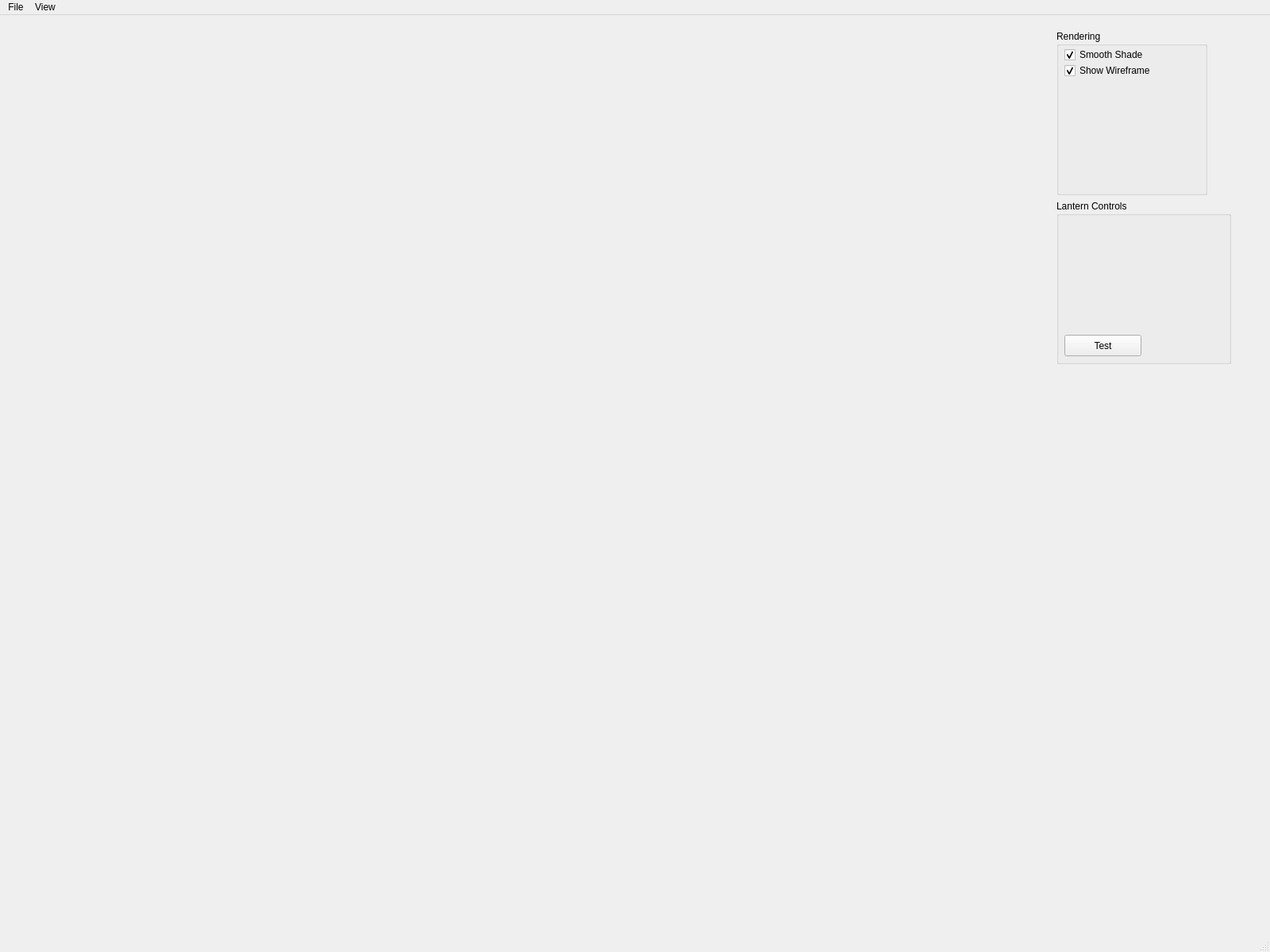
<?xml version="1.0" encoding="UTF-8"?>
<ui version="4.0">
 <class>MainWindow</class>
 <widget class="QMainWindow" name="MainWindow">
  <property name="geometry">
   <rect>
    <x>0</x>
    <y>0</y>
    <width>1600</width>
    <height>1200</height>
   </rect>
  </property>
  <property name="baseSize">
   <size>
    <width>0</width>
    <height>0</height>
   </size>
  </property>
  <property name="windowTitle">
   <string>MainWindow</string>
  </property>
  <widget class="QWidget" name="centralwidget">
   <layout class="QHBoxLayout" name="horizontalLayout">
    <item>
     <widget class="GLWidget" name="GLwidget" native="true">
      <property name="minimumSize">
       <size>
        <width>100</width>
        <height>100</height>
       </size>
      </property>
     </widget>
    </item>
    <item>
     <widget class="QWidget" name="widget" native="true">
      <property name="minimumSize">
       <size>
        <width>310</width>
        <height>310</height>
       </size>
      </property>
      <property name="maximumSize">
       <size>
        <width>190</width>
        <height>16777215</height>
       </size>
      </property>
      <widget class="QWidget" name="verticalLayoutWidget">
       <property name="geometry">
        <rect>
         <x>50</x>
         <y>10</y>
         <width>220</width>
         <height>421</height>
        </rect>
       </property>
       <layout class="QVBoxLayout" name="verticalLayout_9">
        <item>
         <widget class="QGroupBox" name="renderingBox">
          <property name="minimumSize">
           <size>
            <width>190</width>
            <height>130</height>
           </size>
          </property>
          <property name="maximumSize">
           <size>
            <width>170</width>
            <height>16777215</height>
           </size>
          </property>
          <property name="title">
           <string>Rendering</string>
          </property>
          <widget class="QCheckBox" name="smoothShadeCheckBox">
           <property name="geometry">
            <rect>
             <x>10</x>
             <y>20</y>
             <width>131</width>
             <height>22</height>
            </rect>
           </property>
           <property name="text">
            <string>Smooth Shade</string>
           </property>
           <property name="checked">
            <bool>true</bool>
           </property>
          </widget>
          <widget class="QCheckBox" name="wireframeCheckBox">
           <property name="geometry">
            <rect>
             <x>10</x>
             <y>40</y>
             <width>151</width>
             <height>22</height>
            </rect>
           </property>
           <property name="text">
            <string>Show Wireframe</string>
           </property>
           <property name="checked">
            <bool>true</bool>
           </property>
          </widget>
         </widget>
        </item>
        <item>
         <widget class="QGroupBox" name="lanternBox">
          <property name="title">
           <string>Lantern Controls</string>
          </property>
          <widget class="QPushButton" name="optimizeButton">
           <property name="geometry">
            <rect>
             <x>10</x>
             <y>170</y>
             <width>97</width>
             <height>27</height>
            </rect>
           </property>
           <property name="text">
            <string>Test</string>
           </property>
          </widget>
         </widget>
        </item>
       </layout>
      </widget>
      <widget class="GLWidget2D" name="GLwidget2D" native="true">
       <property name="geometry">
        <rect>
         <x>10</x>
         <y>440</y>
         <width>300</width>
         <height>300</height>
        </rect>
       </property>
       <property name="minimumSize">
        <size>
         <width>100</width>
         <height>100</height>
        </size>
       </property>
      </widget>
     </widget>
    </item>
   </layout>
  </widget>
  <widget class="QMenuBar" name="menubar">
   <property name="geometry">
    <rect>
     <x>0</x>
     <y>0</y>
     <width>1600</width>
     <height>25</height>
    </rect>
   </property>
   <widget class="QMenu" name="menuVViewer">
    <property name="title">
     <string>File</string>
    </property>
    <addaction name="actionLoad_OBJ"/>
    <addaction name="actionSave_Simulation"/>
    <addaction name="actionExit"/>
    <addaction name="actionSchwarz_Lantern"/>
   </widget>
   <widget class="QMenu" name="menuView">
    <property name="title">
     <string>View</string>
    </property>
    <addaction name="actionReset_Camera"/>
    <addaction name="actionTake_Screenshot"/>
    <addaction name="actionExport_OBJ"/>
   </widget>
   <addaction name="menuVViewer"/>
   <addaction name="menuView"/>
  </widget>
  <widget class="QStatusBar" name="statusbar"/>
  <action name="actionLoad_OBJ">
   <property name="text">
    <string>Load Simulation</string>
   </property>
  </action>
  <action name="actionExit">
   <property name="text">
    <string>Exit</string>
   </property>
  </action>
  <action name="actionReset_Camera">
   <property name="text">
    <string>Reset Camera</string>
   </property>
  </action>
  <action name="actionTake_Screenshot">
   <property name="text">
    <string>Take Screenshot</string>
   </property>
  </action>
  <action name="actionSchwarz_Lantern">
   <property name="text">
    <string>Schwarz Lantern</string>
   </property>
  </action>
  <action name="actionExport_OBJ">
   <property name="text">
    <string>Export 3D Mesh</string>
   </property>
  </action>
  <action name="actionSave_Simulation">
   <property name="text">
    <string>Save Simulation</string>
   </property>
  </action>
 </widget>
 <customwidgets>
  <customwidget>
   <class>GLWidget</class>
   <extends>QWidget</extends>
   <header>glwidget.h</header>
   <container>1</container>
  </customwidget>
  <customwidget>
   <class>GLWidget2D</class>
   <extends>QWidget</extends>
   <header>glwidget2d.h</header>
   <container>1</container>
  </customwidget>
 </customwidgets>
 <resources/>
 <connections/>
</ui>
